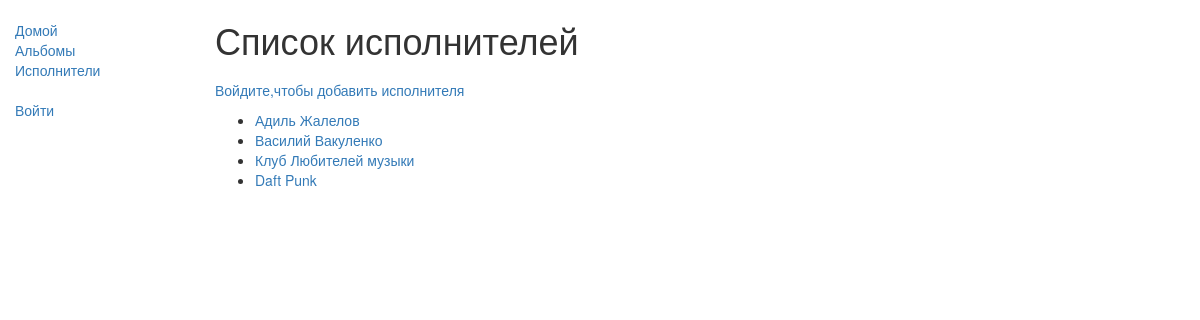
/again/author/, run on an earlier commit of the app's database.
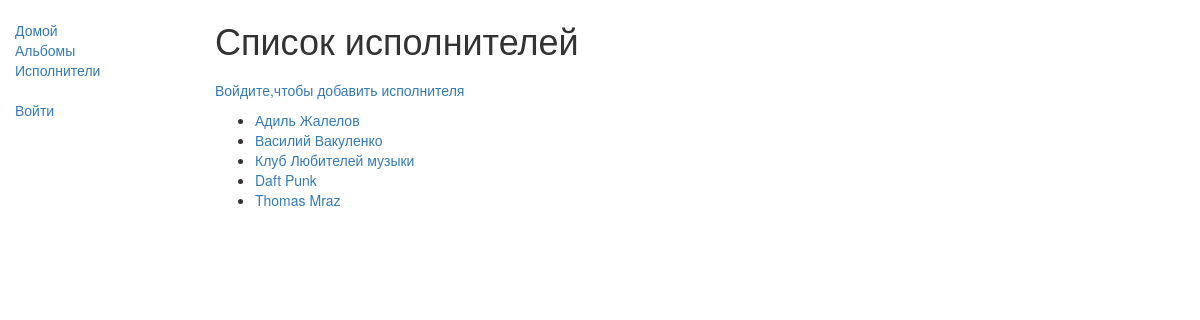
And on a later commit of the database.
### again/models.py (models this page shows, shortened)
class Author(models.Model):
    first_name = models.CharField(max_length=100)
    last_name = models.CharField(max_length=100)
    def get_absolute_url(self):
        return reverse('author-detail', args=[str(self.id)])

### again/views.py (the view)
class AuthorListView(generic.ListView):
    model = Author
    context_object_name = 'my_author_list'   # ваше собственное имя переменной контекста в шаблоне
    template_name = 'again/authorList.html'  # Определение имени вашего шаблона и его расположения
    def get_context_data(self, **kwargs):
        context = super(AuthorListView, self).get_context_data(**kwargs)
        context['Album'] = Album.objects.all()
        return context

### again/templates/again/authorList.html
{% extends "base_generic.html" %}
{% block content %}
    <h1>Список исполнителей</h1>
    <ul class="sidebar-nav">
      {% if user.is_authenticated %}
        <li><a href="{% url 'author-create' %}">Добавить исполнителя</li>
      {% else %}
        <li><a href="{% url 'login'%}?next={{request.path}}">Войдите,чтобы добавить исполнителя </a></li>
      {% endif %}
     </ul>
    {% if my_author_list %}
    <ul>
      {% for author in my_author_list %}
      <li>
        <a href="{{ author.get_absolute_url }}">{{ author.first_name}} {{author.last_name }}</a>
      </li>
      {% endfor %}
    </ul>
    {% else %}
      <p>There are no album in the library.</p>
    {% endif %}
{% endblock %}

What changed in the data, as far as the page shows it:
added Author: first_name "Thomas", last_name "Mraz"
